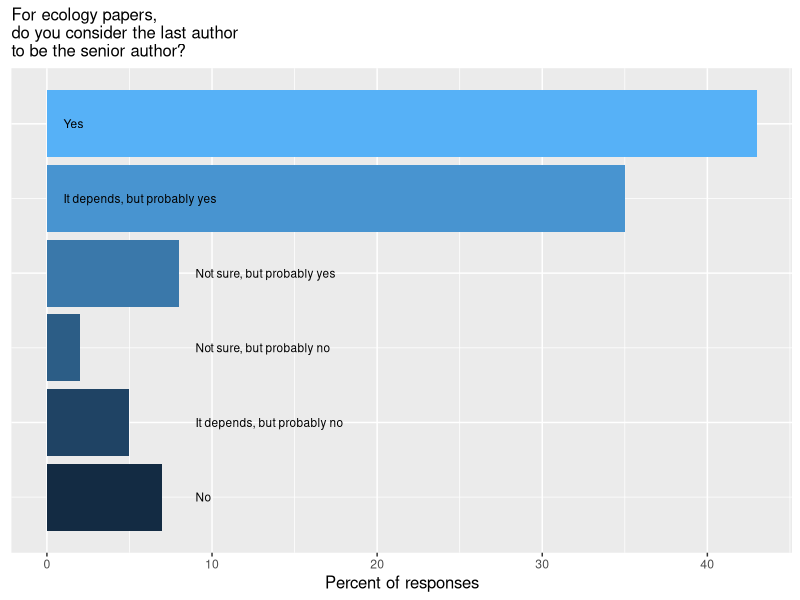
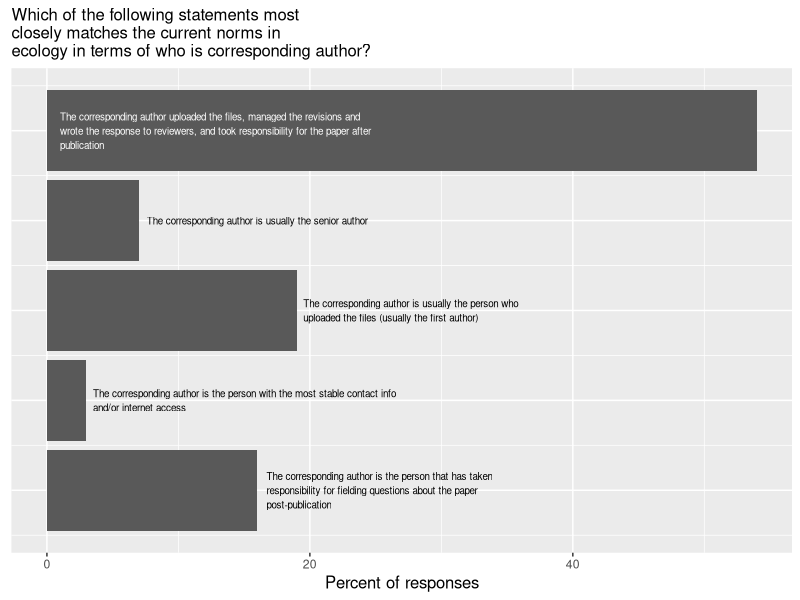
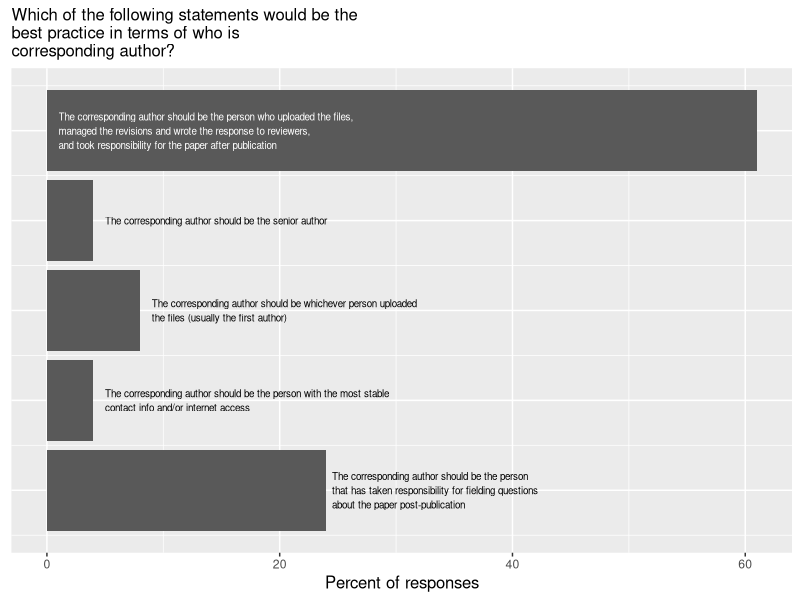
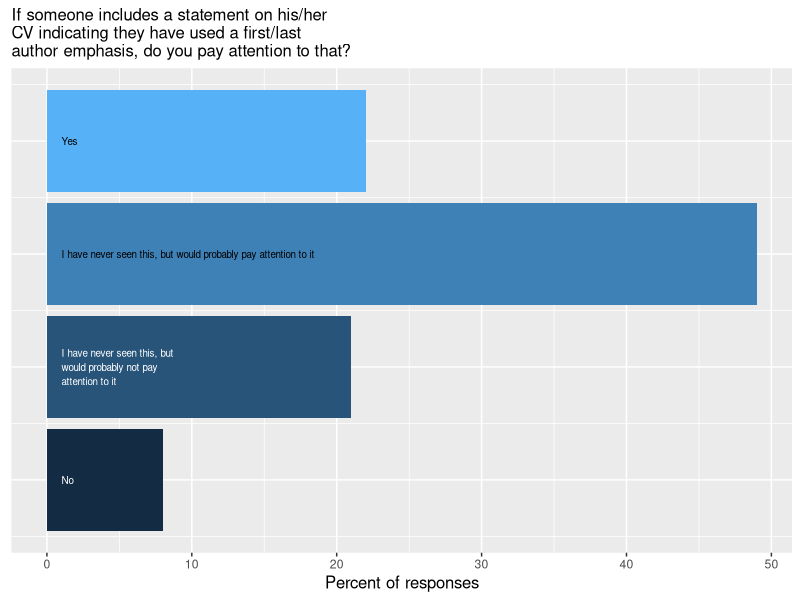

Generate these figures, in order, with R:
## ---- chunk 1
knitr::opts_chunk$set(echo = FALSE)
## ---- chunk 2
# Import data
polldata <- read.csv("AuthorshipPollResults.csv", na.strings=".")
# load libraries needed to run code
library(ggplot2)
library(dplyr)
library(cowplot)
library(knitr)

PrimaryResearchArea <-
  polldata %>%
  filter(!is.na(PrimaryResearch)) %>%
  group_by(PrimaryResearch) %>%
  summarise(n=n()) %>%
  mutate(rel.freq = round(100 * n/sum(n), 0))

kable(PrimaryResearchArea, caption = "Primary Research Area of Respondents")

BasicAppliedSplit <-
  polldata %>%
  filter(!is.na(BasicApplied)) %>%
  group_by(BasicApplied) %>%
  summarise(n=n()) %>%
  mutate(rel.freq = round(100 * n/sum(n), 0))

kable(BasicAppliedSplit)

Interdisciplinarity <-
  polldata %>%
  filter(!is.na(Interdisciplinary)) %>%
  group_by(Interdisciplinary) %>%
  summarise(n=n()) %>%
  mutate(rel.freq = round(100 * n/sum(n), 0))

kable(Interdisciplinarity)
#see main data analysis file for failed attempt to get this to sort correctly

YearsPostPhD <-
  polldata %>%
  filter(!is.na(YearssincePhD)) %>%
  group_by(YearssincePhD) %>%
  summarise(n=n()) %>%
  mutate(rel.freq = round(100 * n/sum(n), 0))

kable(YearsPostPhD)
#Another one I'll want to reorder once I've figured that out.  
#This one has added problem of rendering as dates instead of year ranges

Continent <-
  polldata %>%
  filter(!is.na(WhereLive)) %>%
  group_by(WhereLive) %>%
  summarise(n=n()) %>%
  mutate(rel.freq = round(100 * n/sum(n), 0))

kable(Continent)

Department <-
  polldata %>%
  filter(!is.na(Dept01)) %>%
  group_by(Dept01) %>%
  summarise(n=n()) %>%
  mutate(rel.freq = round(100 * n/sum(n), 0))

kable(Department)
## ---- chunk 3
LastSeniorSum <- 
  polldata %>%
  filter(!is.na(LastSenior01)) %>%
  group_by(LastSenior01) %>%
  summarise(n=n()) %>%
  mutate(rel.freq = round(100 * n/sum(n), 0))

LastSeniorSum
#Note: most frequent response (option 6) is 43%
#Sum of all the "yes" options = 86%

as.factor(LastSeniorSum$LastSenior01)

require(cowplot)
lastseniorplot <- ggplot(LastSeniorSum,aes(x=LastSenior01,y=rel.freq,fill=LastSenior01)) +
  geom_bar(stat="identity") +
  ylab("Percent of responses") +
  theme(legend.position="none") +
  coord_flip() +
  theme(axis.text.y = element_blank()) +
  annotate("text", x = 1, y = 9, label = "No", hjust=0, size=3) +
  annotate("text", x = 2, y = 9, label = "It depends, but probably no", hjust=0, size=3) +
  annotate("text", x = 3, y = 9, label = "Not sure, but probably no", hjust=0, size=3) +
  annotate("text", x = 4, y = 9, label = "Not sure, but probably yes", hjust=0, size=3) +
  annotate("text", x = 5, y = 01, label = "It depends, but probably yes", hjust=0, size=3) +
  annotate("text", x = 6, y = 01, label = "Yes", hjust=0, size=3) +
  ggtitle("For ecology papers, \ndo you consider the last author \nto be the senior author?") +
  theme(plot.title=element_text(size=12)) +
  theme(axis.title.y=element_blank()) +
  theme(axis.title.x=element_text(size=12)) +
  theme(axis.ticks.y = element_blank())

save_plot("lastseniorplot.jpg", lastseniorplot)

lastseniorplot
## ---- chunk 4
CurrentCorrespondingSum <- 
  polldata %>%
  filter(!is.na(CorrespondingCurrent01)) %>%
  group_by(CorrespondingCurrent01) %>%
  summarise(n=n()) %>%
  mutate(rel.freq = round(100 * n/sum(n), 0))

CurrentCorrespondingSum
#most frequent answer (option 5) = 54%
#option 3 = 19%, option 1 = 16%

currentcorrespondingplot <- ggplot(CurrentCorrespondingSum,aes(x=CorrespondingCurrent01,y=rel.freq)) +
  geom_bar(stat="identity") +
  ylab("Percent of responses") +
  theme(legend.position="none") +
  coord_flip() +
  theme(axis.text.y = element_blank()) +
  annotate("text", x = 1, y = 16.7, label = "The corresponding author is the person that has taken \nresponsibility for fielding questions about the paper \npost-publication",hjust=0,size=2.5) +
  annotate("text", x = 2, y = 3.5, label = "The corresponding author is the person with the most stable contact info \nand/or internet access",hjust=0,size=2.5) +
  annotate("text", x = 3, y = 19.5, label = "The corresponding author is usually the person who \nuploaded the files (usually the first author)",hjust=0,size=2.5) +
  annotate("text", x = 4, y = 7.6, label = "The corresponding author is usually the senior author",hjust=0,size=2.5) +
  annotate("text", x = 5, y = 1, color="white", label = "The corresponding author uploaded the files, managed the revisions and \nwrote the response to reviewers, and took responsibility for the paper after \npublication",hjust=0,size=2.5) +
  ggtitle("Which of the following statements most \nclosely matches the current norms in \necology in terms of who is corresponding author?") +
  theme(plot.title=element_text(size=12)) +
  theme(axis.title.y=element_blank()) +
  theme(axis.title.x=element_text(size=12)) +
  theme(axis.ticks.y = element_blank())

save_plot("currentcorrespondingplot.jpg", currentcorrespondingplot)
currentcorrespondingplot
## ---- chunk 5
BestCorrespondingSum <- 
  polldata %>%
  filter(!is.na(CorrespondingBest01)) %>%
  group_by(CorrespondingBest01) %>%
  summarise(n=n()) %>%
  mutate(rel.freq = round(100 * n/sum(n), 0))

BestCorrespondingSum
#most frequent answer (option 5) = 61%
#option 1 = 24%

bestcorrespondingplot <- ggplot(BestCorrespondingSum,aes(x=CorrespondingBest01,y=rel.freq)) +
  geom_bar(stat="identity") +
  ylab("Percent of responses") +
  theme(legend.position="none") +
  coord_flip() +
  theme(axis.text.y = element_blank()) +
  annotate("text", x = 1, y = 24.5, label = "The corresponding author should be the person \nthat has taken responsibility for fielding questions \nabout the paper post-publication",hjust=0,size=2.5) +
  annotate("text", x = 2, y = 5, label = "The corresponding author should be the person with the most stable \ncontact info and/or internet access",hjust=0,size=2.5) +
  annotate("text", x = 3, y = 9, label = "The corresponding author should be whichever person uploaded \nthe files (usually the first author)",hjust=0,size=2.5) +
  annotate("text", x = 4, y = 5, label = "The corresponding author should be the senior author",hjust=0,size=2.5) +
  annotate("text", x = 5, y = 1, color="white", label = "The corresponding author should be the person who uploaded the files, \nmanaged the revisions and wrote the response to reviewers, \nand took responsibility for the paper after publication",hjust=0,size=2.5) +
  ggtitle("Which of the following statements would be the \nbest practice in terms of who is \ncorresponding author?") +
  theme(plot.title=element_text(size=12)) +
  theme(axis.title.y=element_blank()) +
  theme(axis.title.x=element_text(size=12)) +
  theme(axis.ticks.y = element_blank())

save_plot("bestcorrespondingplot.jpg", bestcorrespondingplot)
bestcorrespondingplot
## ---- chunk 6
CVStatementSum <- 
  polldata %>%
  filter(!is.na(CVStatement01)) %>%
  group_by(CVStatement01) %>%
  summarise(n=n()) %>%
  mutate(rel.freq = round(100 * n/sum(n), 0))

CVStatementSum
#most people haven't seen such a statement (options 2+3 = 70%)
#most people either pay attention to such a statement or think they would: (options 3+4 = 71%)
#but the proportion of people who would ignore such a statement isn't exactly trivial!

CVstatementplot <- ggplot(CVStatementSum,aes(x=CVStatement01,y=rel.freq,fill=CVStatement01)) +
  geom_bar(stat="identity") +
  ylab("Percent of responses") +
  theme(legend.position="none") +
  coord_flip() +
  theme(axis.text.y = element_blank()) +
  annotate("text", x = 1, y = 1, color="white", label = "No",hjust=0,size=2.5) +
  annotate("text", x = 2, y = 1, color="white", label = "I have never seen this, but \nwould probably not pay \nattention to it",hjust=0,size=2.5) +
  annotate("text", x = 3, y = 1, color="black", label = "I have never seen this, but would probably pay attention to it",hjust=0,size=2.5) +
  annotate("text", x = 4, y = 1, color="black", label = "Yes",hjust=0,size=2.5) +
  ggtitle("If someone includes a statement on his/her \nCV indicating they have used a first/last \nauthor emphasis, do you pay attention to that?") +
  theme(plot.title=element_text(size=12)) +
  theme(axis.title.y=element_blank()) +
  theme(axis.title.x=element_text(size=12)) +
  theme(axis.ticks.y = element_blank())

save_plot("CVstatementplot.jpg", CVstatementplot)
CVstatementplot
